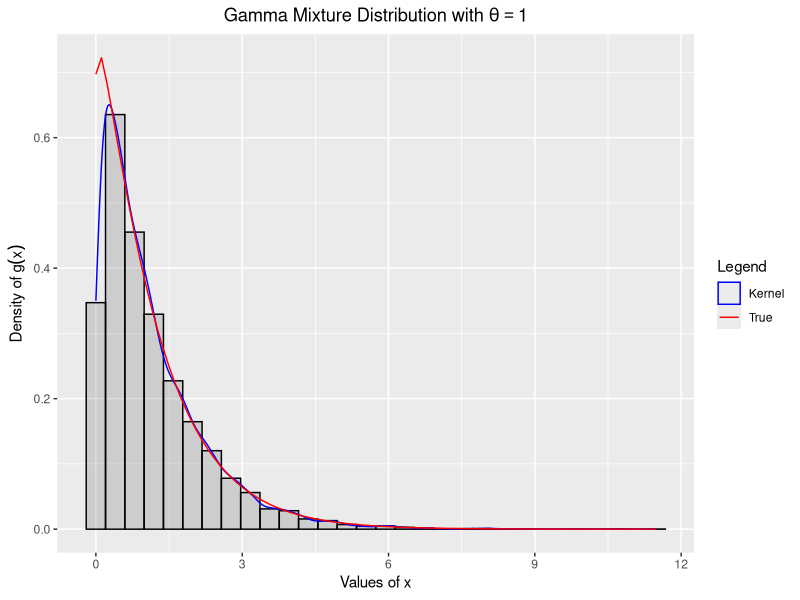
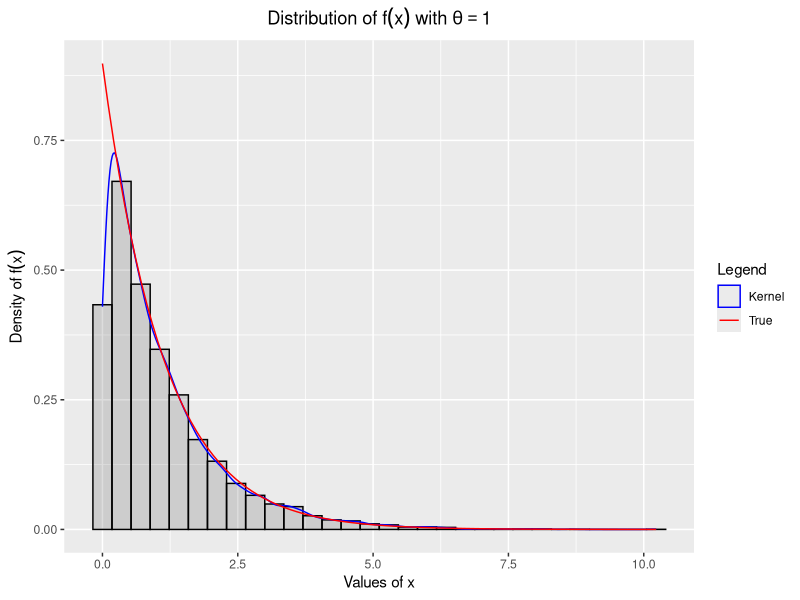
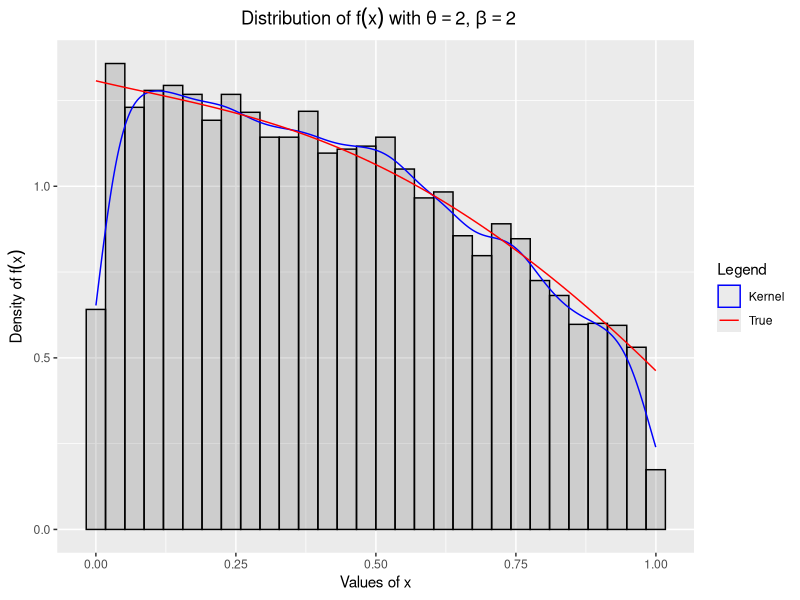
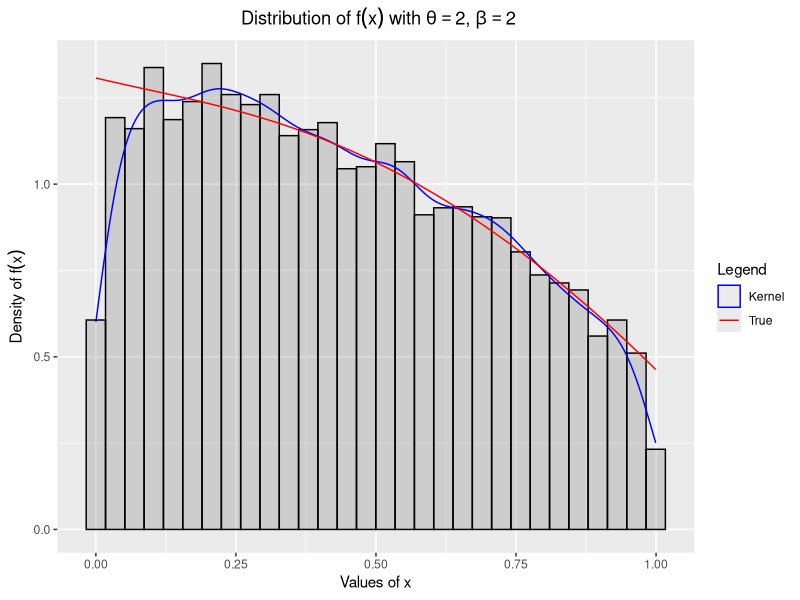

Here is the R script that generated these plots, in order:
## ---- chunk 1
sample.g <- function(n, shape, scale, prob){
  x <- rep(0, n)
  u <- runif(n, 0, 1)
  g1 <- rgamma(n, shape = shape[1], scale = scale[1])
  g2 <- rgamma(n, shape = shape[2], scale = scale[2])
  
  x[u < prob] <- g1[u < prob]
  x[u >= prob] <- g2[u >= prob]
  
  x
}

theta <- 1
prob <- 2 * gamma(theta)/(2 * gamma(theta) + gamma(theta + 1/2))
shape <- c(theta, theta + 1/2)
scale <- c(1, 1)
n <- 10000

g <- function(x, theta){
    (2 * x^(theta - 1) * exp(-x) + x^(theta - 1/2) * exp(-x))/(2 * gamma(theta) + gamma(theta + 1/2))
}

x <- sample.g(n, shape, scale, prob)

library("ggplot2")
ggplot(data.frame(x = x), aes(x = x)) +
geom_histogram(aes(y=..density..), color = "black", alpha = 0.2) +
geom_density(aes(x, color = "a")) +
stat_function(aes(x, color = "b"), fun = function(x) g(x, theta = theta)) +
scale_colour_manual(name = "Legend", values = c("a" = "blue", "b" = "red"),
                    labels = c("Kernel", "True")) +
labs(x = expression("Values of"~x), y = expression("Density of"~g(x))) +
theme(plot.title = element_text(hjust = 0.5)) +
ggtitle(expression("Gamma Mixture Distribution with"~theta==1))
## ---- chunk 2
sample.f <- function(n, shape, scale, prob){
  sample <- rep(0, n)
  iter <- 1
  
  while (iter <= n) {
      x <- sample.g(1, shape, scale, prob)
      u <- runif(1, 0, 1)
      if(u <= sqrt(4 + x)/(2 + sqrt(x))){
        sample[iter] <- x
        iter <- iter + 1
      } 
  }
  sample
}

theta <- 1
prob <- 2 * gamma(theta)/(2 * gamma(theta) + gamma(theta + 1/2))
shape <- c(theta, theta + 1/2)
scale <- c(1, 1)
n <- 10000

h <- function(x, theta){
  sqrt(4 + x) * x^(theta - 1) * exp(-x)
}
integral <- integrate(function(x) h(x, theta = theta), 0, Inf)

f <- function(x, theta){
  sqrt(4 + x) * x^(theta - 1) * exp(-x)/integral$value
}

x <- sample.f(n, shape, scale, prob)

library("ggplot2")
ggplot(data.frame(x = x), aes(x = x)) +
geom_histogram(aes(y=..density..), color = "black", alpha = 0.2) +
geom_density(aes(x, color = "a")) +
stat_function(aes(x, color = "b"), fun = function(x) f(x, theta = theta)) +
scale_colour_manual(name = "Legend", values = c("a" = "blue", "b" = "red"),
                    labels = c("Kernel", "True")) +
labs(x = expression("Values of"~x), y = expression("Density of"~f(x))) +
theme(plot.title = element_text(hjust = 0.5)) +
ggtitle(expression("Distribution of"~f(x)~"with"~theta==1))
## ---- chunk 3
sample.g <- function(n, shape1, shape2, prob){
  x <- rep(0, n)
  u <- runif(n, 0, 1)
  g1 <- rbeta(n, shape1 = shape1[1], shape2 = shape2[1])
  g2 <- rbeta(n, shape1 = shape1[2], shape2 = shape2[2])
  
  x[u < prob] <- g1[u < prob]
  x[u >= prob] <- g2[u >= prob]
  
  x
}

sample.f <- function(n, shape1, shape2, prob){
  sample <- rep(0, n)
  iter <- 1
  alpha <- max(shape1[1] * 2, shape2[2] * 4)
  
  while (iter <= n) {
      x <- sample.g(1, shape1, shape2, prob)
      u <- runif(1, 0, 1)
      
      q <- x ^ (shape1[1] - 1)/(1 + x^2) + sqrt(2 + x^2) * (1 - x)^(shape2[2] - 1)
      g <- (1/2) * dbeta(x, shape1 = shape1[1], shape2 = shape2[1]) + 
        (1/2) * dbeta(x, shape1 = shape1[2], shape2 = shape2[2])
      
      if(u <= q/(alpha * g)){
        sample[iter] <- x
        iter <- iter + 1
      } 
  }
  sample
}

theta <- 2
beta <- 2
prob <- 1/2

shape1 <- c(theta, 1)
shape2 <- c(1, beta)
n <- 10000


h <- function(x, theta, beta){
  x ^ (theta - 1)/(1 + x^2) + sqrt(2 + x^2) * (1 - x)^(beta - 1)
}
integral <- integrate(function(x) h(x, theta = theta, beta = beta), 0, 1)

f <- function(x, theta, beta){
  (x ^ (theta - 1)/(1 + x^2) + sqrt(2 + x^2) * (1 - x)^(beta - 1))/integral$value
}

x <- sample.f(n, shape1, shape2, prob)

library("ggplot2")
ggplot(data.frame(x = x), aes(x = x)) +
geom_histogram(aes(y=..density..), color = "black", alpha = 0.2) +
geom_density(aes(x, color = "a")) +
stat_function(aes(x, color = "b"), fun = function(x) f(x, theta = theta, beta = beta)) +
scale_colour_manual(name = "Legend", values = c("a" = "blue", "b" = "red"),
                    labels = c("Kernel", "True")) +
labs(x = expression("Values of"~x), y = expression("Density of"~f(x))) +
theme(plot.title = element_text(hjust = 0.5)) +
ggtitle(expression(paste(" Distribution of ", f(x), " with ", theta==2, ", ", beta==2 )))
## ---- chunk 4
sample.f <- function(n, shape1, shape2){
  sample <- rep(0, n)
  iter <- 1
  alpha1 <- shape1[1]
  alpha2 <- sqrt(3) * shape2[2]
  prob <- alpha1/(alpha1 + alpha2)
  
  while (iter <= n) {
    u <- runif(1, 0, 1)
    
    if(u < prob){
      x <- rbeta(1, shape1 = shape1[1], shape2 = shape2[1])
      u1 <- runif(1, 0, 1)
      
      if(u1 <= 1/(1 + x^2)){
        sample[iter] <- x
        iter <- iter + 1
      }
    }
    else{
      x <- rbeta(1, shape1 = shape1[2], shape2 = shape2[2])
      u2 <- runif(1, 0, 1)
      
      if(u2 <= sqrt(2 + x^2)/sqrt(3)){
        sample[iter] <- x
        iter <- iter + 1
      }
    }
  }
  sample
}

theta <- 2
beta <- 2

shape1 <- c(theta, 1)
shape2 <- c(1, beta)
n <- 10000


h <- function(x, theta, beta){
  x ^ (theta - 1)/(1 + x^2) + sqrt(2 + x^2) * (1 - x)^(beta - 1)
}
integral <- integrate(function(x) h(x, theta = theta, beta = beta), 0, 1)

f <- function(x, theta, beta){
  (x ^ (theta - 1)/(1 + x^2) + sqrt(2 + x^2) * (1 - x)^(beta - 1))/integral$value
}

x <- sample.f(n, shape1, shape2)

library("ggplot2")
ggplot(data.frame(x = x), aes(x = x)) +
geom_histogram(aes(y=..density..), color = "black", alpha = 0.2) +
geom_density(aes(x, color = "a")) +
stat_function(aes(x, color = "b"), fun = function(x) f(x, theta = theta, beta = beta)) +
scale_colour_manual(name = "Legend", values = c("a" = "blue", "b" = "red"),
                    labels = c("Kernel", "True")) +
labs(x = expression("Values of"~x), y = expression("Density of"~f(x))) +
theme(plot.title = element_text(hjust = 0.5)) +
ggtitle(expression(paste(" Distribution of ", f(x), " with ", theta==2, ", ", beta==2 )))
